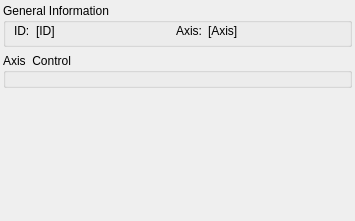
<?xml version="1.0" encoding="UTF-8"?>
<ui version="4.0">
 <class>DockWidgetPIHexapodCtrl</class>
 <widget class="QWidget" name="DockWidgetPIHexapodCtrl">
  <property name="geometry">
   <rect>
    <x>0</x>
    <y>0</y>
    <width>355</width>
    <height>221</height>
   </rect>
  </property>
  <property name="sizePolicy">
   <sizepolicy hsizetype="Preferred" vsizetype="Preferred">
    <horstretch>0</horstretch>
    <verstretch>0</verstretch>
   </sizepolicy>
  </property>
  <property name="windowTitle">
   <string>Form</string>
  </property>
  <layout class="QVBoxLayout" name="verticalLayout_3">
   <property name="leftMargin">
    <number>3</number>
   </property>
   <property name="topMargin">
    <number>3</number>
   </property>
   <property name="rightMargin">
    <number>3</number>
   </property>
   <property name="bottomMargin">
    <number>3</number>
   </property>
   <item>
    <widget class="QGroupBox" name="groupBoxInfo">
     <property name="sizePolicy">
      <sizepolicy hsizetype="Preferred" vsizetype="Preferred">
       <horstretch>0</horstretch>
       <verstretch>0</verstretch>
      </sizepolicy>
     </property>
     <property name="title">
      <string>General Information</string>
     </property>
     <layout class="QHBoxLayout" name="horizontalLayout_2">
      <property name="spacing">
       <number>6</number>
      </property>
      <property name="leftMargin">
       <number>8</number>
      </property>
      <property name="topMargin">
       <number>1</number>
      </property>
      <property name="rightMargin">
       <number>8</number>
      </property>
      <property name="bottomMargin">
       <number>6</number>
      </property>
      <item>
       <widget class="QLabel" name="label_2">
        <property name="sizePolicy">
         <sizepolicy hsizetype="Preferred" vsizetype="Preferred">
          <horstretch>0</horstretch>
          <verstretch>0</verstretch>
         </sizepolicy>
        </property>
        <property name="text">
         <string>ID:</string>
        </property>
       </widget>
      </item>
      <item>
       <widget class="QLabel" name="lblID">
        <property name="sizePolicy">
         <sizepolicy hsizetype="Expanding" vsizetype="Preferred">
          <horstretch>0</horstretch>
          <verstretch>0</verstretch>
         </sizepolicy>
        </property>
        <property name="text">
         <string>[ID]</string>
        </property>
       </widget>
      </item>
      <item>
       <widget class="QLabel" name="label_4">
        <property name="sizePolicy">
         <sizepolicy hsizetype="Preferred" vsizetype="Preferred">
          <horstretch>0</horstretch>
          <verstretch>0</verstretch>
         </sizepolicy>
        </property>
        <property name="text">
         <string>Axis:</string>
        </property>
       </widget>
      </item>
      <item>
       <widget class="QLabel" name="lblAxis">
        <property name="sizePolicy">
         <sizepolicy hsizetype="Expanding" vsizetype="Preferred">
          <horstretch>0</horstretch>
          <verstretch>0</verstretch>
         </sizepolicy>
        </property>
        <property name="text">
         <string>[Axis]</string>
        </property>
       </widget>
      </item>
     </layout>
    </widget>
   </item>
   <item>
    <widget class="QGroupBox" name="groupAxisControl">
     <property name="title">
      <string>Axis  Control</string>
     </property>
     <layout class="QVBoxLayout" name="verticalLayout_4">
      <property name="leftMargin">
       <number>3</number>
      </property>
      <property name="topMargin">
       <number>3</number>
      </property>
      <property name="rightMargin">
       <number>3</number>
      </property>
      <item>
       <widget class="MotorAxisController" name="axisController">
        <property name="cancelAvailable">
         <bool>false</bool>
        </property>
       </widget>
      </item>
     </layout>
    </widget>
   </item>
   <item>
    <spacer name="verticalSpacer">
     <property name="orientation">
      <enum>Qt::Vertical</enum>
     </property>
     <property name="sizeHint" stdset="0">
      <size>
       <width>20</width>
       <height>75</height>
      </size>
     </property>
    </spacer>
   </item>
  </layout>
 </widget>
 <customwidgets>
  <customwidget>
   <class>MotorAxisController</class>
   <extends>QWidget</extends>
   <header>motorAxisController.h</header>
  </customwidget>
 </customwidgets>
 <resources/>
 <connections/>
</ui>
